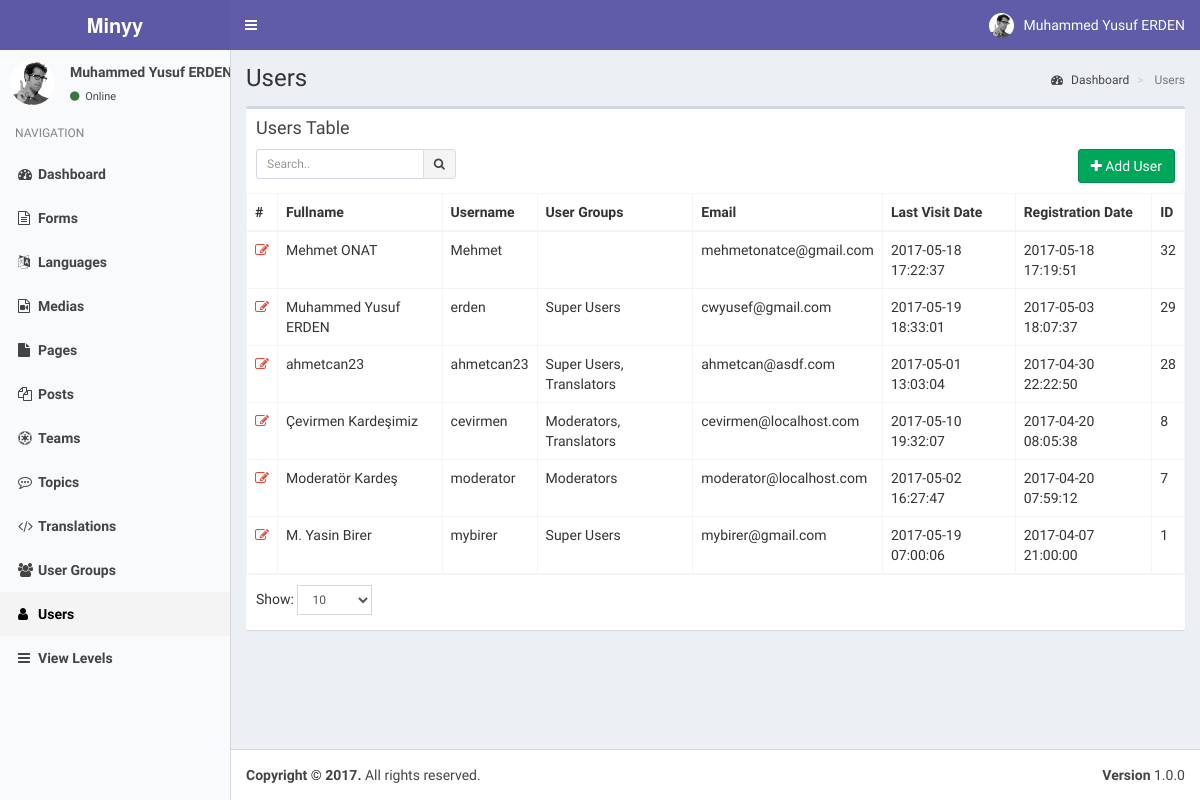
/index.php?controller=module&action=users (signed in), run on an earlier commit of the app's database.
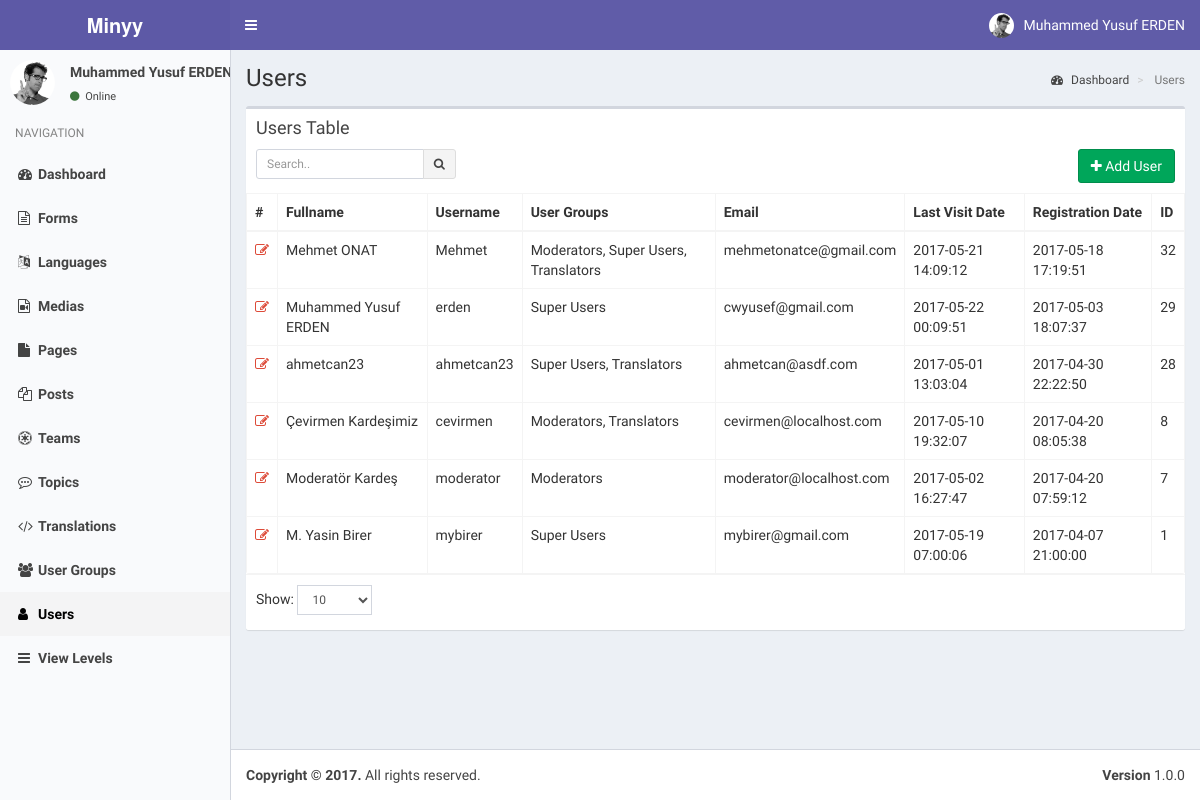
And on a later commit of the database.
### tables this page shows
CREATE TABLE IF NOT EXISTS `users` (
  `pk_user_id` int(11) NOT NULL AUTO_INCREMENT,
  `username` varchar(50) NOT NULL,
  `password` varchar(50) NOT NULL,
  `email` varchar(75) NOT NULL,
  `last_visit` timestamp NOT NULL DEFAULT CURRENT_TIMESTAMP,
  `fullname` varchar(50) DEFAULT NULL,
  `registration_date` timestamp NULL DEFAULT CURRENT_TIMESTAMP,
  PRIMARY KEY (`pk_user_id`)
);

CREATE TABLE IF NOT EXISTS `modules` (
  `pk_module_id` int(11) NOT NULL AUTO_INCREMENT,
  `name` varchar(20) NOT NULL,
  `icon` varchar(30) DEFAULT NULL,
  `module_key` varchar(20) NOT NULL,
  `does` text,
  `params` text,
  PRIMARY KEY (`pk_module_id`)
);

### helpers/view_helper.php (called while the page is built, shortened)
<?php
class ViewHelper
{
    private static $__layout='public';
    public static function getView($viewFolder,$viewFile){
        Functions::requireFile('views/'.$viewFolder,$viewFile.'.php');
    }
    public static function setLayout($layout){
        self::$__layout=$layout;
    }
    public static function getHeader(){
        require_once('views/'.self::$__layout.'_header.php');
    }
}
?>

### controllers/users_controller.php (called while the page is built, shortened)
<?php
class UsersController implements ModuleInterface
{
    public static function getList($params=array()) {
        $search_term=isset($_GET['search_term']) ? Functions::clearString($_GET['search_term']) : "";
        $order_by=isset($_GET['order_by']) && !empty($_GET['order_by']) ? strtolower(Functions::clearString($_GET['order_by'])) : "id";
        $order_dir=isset($_GET['order_dir']) && !empty($_GET['order_dir']) ? strtolower(Functions::clearString($_GET['order_dir'])) : "desc";
        $limit=isset($_GET['limit']) && !empty($_GET['limit']) ? (int) Functions::clearString($_GET['limit']) : 20;
        $page=isset($_GET['page']) && !empty($_GET['page']) ? (int) Functions::clearString($_GET['page']) : 1;
        $offset=($page-1)*$limit;
        $params=[
            "search_term"=>$search_term,
            "order_by"=>$order_by,
            "order_dir"=>$order_dir,
            "limit"=>$limit,
            "offset"=>$offset
        ];
        $objList = Users::getObjList($params);
        $gparams=[
            "search_term"=>"",
            "order_by"=>"name",
            "order_dir"=>"asc",
            "limit"=>"1000",
            "offset"=>"0"
        ];
        $groupList= UserGroups::getObjList($gparams);
        ViewHelper::getView('users','users');
    }
}
?>

### index.php (called while the page is built, shortened)
<?php
require_once('helpers/view_helper.php');
require_once('helpers/functions_helper.php');
require_once('helpers/module_helper.php');
require_once('models/users_model.php');
require_once('models/user_groups_model.php');
require_once('models/view_levels_model.php');
require_once('routes.php');

### models/users_model.php (called while the page is built, shortened)
<?php
class Users implements DatabaseObject {
    public $groups;
    public function __construct($pk_user_id,$username,$password,$email,$last_visit,$fullname,$registration_date){
        $this->fullname=$fullname;
        $this->groups=$this->getUserGroups($pk_user_id);
        $this->modules=$this->getUserModules($pk_user_id);
    }
    public static function getObjList($params){
        $list = [];
        $order_dirs=array("desc","asc");
        $key=array_search($params["order_dir"],$order_dirs);
        $order_dir=$order_dirs[($key) ? $key : 0];
        $order_columns=array("pk_user_id", "username", "email", "last_visit", "fullname", "registration_date");
        $key=array_search($params["order_by"],$order_columns);
        $order_by=$order_columns[($key) ? $key : 0];
        $limit=$params["limit"] ? $params["limit"] : "20";
        $offset=$params["offset"] ? $params["offset"] : "0";
        $query="SELECT * FROM users";
        $query.=" ORDER BY $order_by $order_dir LIMIT :offset , :limit";
        $db = Db::getInstance();
        $req = $db->prepare($query);
        $req->bindValue(':limit', intval($limit), PDO::PARAM_INT);
        $req->bindValue(':offset', intval($offset), PDO::PARAM_INT);
        $req->execute();
        foreach($req->fetchAll() as $obj) {
            $list[] = new Users( $obj['pk_user_id'],
                                $obj['username'],
                                $obj['password'],
                                $obj['email'],
                                $obj['last_visit'],
                                $obj['fullname'],
                                $obj['registration_date']);
        }
        return $list;
    }
    public static function getObj($id){
        try{
            $db = Db::getInstance();
            $id = intval($id);
            $req = $db->prepare('SELECT * FROM users WHERE pk_user_id = :pk_user_id');
            $req->execute(array('pk_user_id' => $id));
            $obj = $req->fetch();
            if($obj){
                return new Users( $obj['pk_user_id'],
                                    $obj['username'],
                                    $obj['password'],
                                    $obj['email'],
                                    $obj['last_visit'],
                                    $obj['fullname'],
                                    $obj['registration_date']);
            }
            else{
                return [];
            }
        }
        catch (PDOException $e){
            return $e->getMessage();
        }
    }
    public function getUserGroups($id){
        try{
            $db = Db::getInstance();
            $id = intval($id);
            $req = $db->prepare('SELECT * FROM user_usergroup_map WHERE pk_user_id = :pk_user_id');
            $req->execute(array('pk_user_id' => $id));
            $list=[];
            foreach($req->fetchAll() as $obj) {
                $list[]= $obj['pk_group_id'];
            }
            return $list;
        }
        catch (PDOException $e){
            return $e->getMessage();
        }
    }
    public function getUserModules(){
        $modules=[];
        $params=[
            "search_term"=>"",
            "order_by"=>"name",
            "order_dir"=>"asc",
            "limit"=>"1000",
            "offset"=>"0"
        ];
        $viewLevels=ViewLevels::getObjList($params);
        foreach($viewLevels as $viewObj){
            $voGroups=json_decode($viewObj->groups);
            $voModules=json_decode($viewObj->modules,true);
            foreach($this->groups as $uoGroup){
                if(in_array($uoGroup,$voGroups)){
                    $keys = array_keys($voModules);
                    foreach($keys as $key){
                        if(array_key_exists($key,$modules)){
                            $temp=array_merge($modules[$key],$voModules[$key]);
                            $modules[$key]=array_unique($temp);
                        }
                        else{
                            $modules[$key]=$voModules[$key];
                        }
                    }
                }
            }
        }
        ksort($modules);
        return $modules;
    }
}

### models/view_levels_model.php (called while the page is built, shortened)
<?php
class ViewLevels implements DatabaseObject {
    public function __construct($pk_view_level_id,$title,$groups,$modules){
        $this->groups=$groups;
        $this->modules=$modules;
    }
    public static function getObjList($params){
        $list = [];
        $order_dirs=array("desc","asc");
        $key=array_search($params["order_dir"],$order_dirs);
        $order_dir=$order_dirs[($key) ? $key : 0];
        $order_columns=array("pk_view_level_id", "title");
        $key=array_search($params["order_by"],$order_columns);
        $order_by=$order_columns[($key) ? $key : 0];
        $limit=$params["limit"] ? $params["limit"] : "20";
        $offset=$params["offset"] ? $params["offset"] : "0";
        $query="SELECT * FROM view_levels";
        $query.=" ORDER BY $order_by $order_dir LIMIT :offset , :limit";
        $db = Db::getInstance();
        $req = $db->prepare($query);
        $req->bindValue(':limit', intval($limit), PDO::PARAM_INT);
        $req->bindValue(':offset', intval($offset), PDO::PARAM_INT);
        $req->execute();
        foreach($req->fetchAll() as $obj) {
            $list[] = new ViewLevels( $obj['pk_view_level_id'],
                                $obj['title'],
                                $obj['groups'],
                                $obj['modules']);
        }
        return $list;
    }
}

### helpers/module_helper.php (called while the page is built, shortened)
<?php
class ModuleHelper
{
    public static function getModules(){
        try{
            $db = Db::getInstance();
            $req = $db->prepare('SELECT * FROM modules');
            $req->execute();
            $res=$req->fetchAll(PDO::FETCH_ASSOC);
            $returnArray=[];
            foreach($res as $obj){
                $returnArray[$obj['module_key']]=$obj;
            }
            return $returnArray;
        }
        catch(PDOException $e){
            return [];
            var_dump($e);
            die('Die...');
        }
    }
}
?>

### models/user_groups_model.php (called while the page is built, shortened)
<?php
class UserGroups implements DatabaseObject {
    public function __construct($pk_group_id,$name){
        $this->name=$name;
    }
    public static function getObjList($params){
        $list = [];
        $order_dirs=array("desc","asc");
        $key=array_search($params["order_dir"],$order_dirs);
        $order_dir=$order_dirs[($key) ? $key : 0];
        $order_columns=array("pk_group_id", "name");
        $key=array_search($params["order_by"],$order_columns);
        $order_by=$order_columns[($key) ? $key : 0];
        $limit=$params["limit"] ? $params["limit"] : "20";
        $offset=$params["offset"] ? $params["offset"] : "0";
        $query="SELECT * FROM user_groups";
        $query.=" ORDER BY $order_by $order_dir LIMIT :offset , :limit";
        $db = Db::getInstance();
        $req = $db->prepare($query);
        $req->bindValue(':limit', intval($limit), PDO::PARAM_INT);
        $req->bindValue(':offset', intval($offset), PDO::PARAM_INT);
        $req->execute();
        foreach($req->fetchAll() as $obj) {
            $list[] = new UserGroups( $obj['pk_group_id'],
                                $obj['name']);
        }
        return $list;
    }
}

### views/users/users.php (the view, shortened to what the rows shown need)
<?php ViewHelper::getHeader(); ?>
<?php
    global $objList;
    global $params;
    global $groupList;
?>
<section class="content-header">
    <h1>
    </h1>
    <ol class="breadcrumb">
    <li><a href="index.php"><i class="fa fa-dashboard"></i> <?php T::__("Dashboard"); ?></a></li>
    <li class="active"> <?php T::__("Users"); ?></li>
    </ol>
</section>
<section class="content">
    <div class="row">
    <div class="col-xs-12">
        <div class="box">
        <div class="box-header">
            <h3 class="box-title"><?php T::__("Users Table"); ?></h3>
            <div class="box-toolbox">
            <form id="search-form">
            <div class="input-group input-group-sm pull-left search-form">
                <input type="text" name="table_search" class="form-control pull-right" placeholder="<?php T::__("Search.."); ?>" <?php echo !empty(Functions::getUrlVariableValue("search_term")) ? "value='".htmlspecialchars(urldecode(Functions::getUrlVariableValue("search_term")))."'" : ""; ?> />
                <div class="input-group-btn">
                <button type="submit" class="btn btn-default"><i class="fa fa-search"></i></button>
                </div>
            </div>
            </form>
            <button type="button" data-toggle="openModal" data-target="#addUserModal" class="btn btn-success pull-right">
                <i class="fa fa-plus"></i> <?php T::__("Add User"); ?>
            </button>
            </div>
        </div>
        <div class="box-body table-responsive no-padding">
            <table class="table table-hover table-bordered">
            <thead>
                <tr>
                    <th>#</th>
                    <th><?php T::__("Fullname"); ?></th>
                    <th><?php T::__("Username"); ?></th>
                    <th><?php T::__("User Groups"); ?></th>
                    <th><?php T::__("Email"); ?></th>
                    <th><?php T::__("Last Visit Date"); ?></th>
                    <th><?php T::__("Registration Date"); ?></th>
                    <th><?php T::__("ID"); ?></th>
                </tr>
            </thead>
            <tbody>
            <?php $i=$params['offset']+1; foreach($objList as $user): ?>
            <tr data-id="<?php echo $user->pk_user_id; ?>">
                <td><a data-toggle="tooltip" title="Düzenle" class="text-red" href="index.php?controller=module&action=users&do=edit&id=<?php echo $user->pk_user_id; ?>"><i class="fa fa-edit"></i></a></td>
                <td class="has-link"><?php echo $user->fullname; ?></td>
                <td class="has-link"><?php echo $user->username; ?></td>
                <td class="has-link">
                    <?php
                        $grpstr=[];
                        foreach($groupList as $groupObj){
                            if(in_array($groupObj->pk_group_id,$user->groups)){
                                $grpstr[]=$groupObj->name;
                            }
                        }
                        echo implode(", ",$grpstr);
                    ?>
                </td>
                <td class="has-link"><?php echo $user->email; ?></td>
                <td class="has-link"><?php echo $user->last_visit; ?></td>
                <td class="has-link"><?php echo $user->registration_date; ?></td>
                <td class="has-link"><?php echo $user->pk_user_id; ?></td>
            </tr>
            <?php endforeach; ?>
            </tbody></table>
        </div>
        <div class="box-footer clearfix">
            <div class="table-length dataTables_length pull-left">
                <label><?php T::__("Show:"); ?>
                    <select name="limit" class="form-control input-sm">
                    <option value="10" <?php echo Functions::getUrlVariableValue("limit")=="10" ? "selected" : ""; ?>>10</option>
                    </select>
                </label>
            </div>
        </div>
        </div>
    </div>
    </div>
</section>

### views/static/header.php (shortened to what the rows shown need)
<?php
global $currentUser;
?>
<a href="index.php" class="logo">
    <span class="logo-lg"><b>Minyy</b></span>
</a>
<nav class="navbar navbar-static-top">
    <a href="#" class="sidebar-toggle" data-toggle="offcanvas" role="button">
    </a>
    <div class="navbar-custom-menu">
    <ul class="nav navbar-nav">
        <li class="dropdown user user-menu">
        <a href="#" class="dropdown-toggle" data-toggle="dropdown">
            <img src="assets/img/user2-160x160.jpg" class="user-image" alt="User Image">
            <span class="hidden-xs"><?php echo $currentUser->fullname; ?></span>
        </a>
            </li>
        </ul>
    </div>
</nav>

### views/static/sidebar.php
<?php
global $currentUser;
global $MODULES;
?>
<section class="sidebar">
    <div class="user-panel">
    <div class="pull-left image">
        <img src="assets/img/user2-160x160.jpg" class="img-circle" alt="User Image">
    </div>
    <div class="pull-left info">
        <p><?php echo $currentUser->fullname; ?></p>
        <a href="#"><i class="fa fa-circle text-success"></i> <?php echo T::__('Online'); ?></a>
    </div>
    </div>
    <ul class="sidebar-menu">
    <li class="header"><?php echo T::__('NAVIGATION'); ?></li>
    <?php
    foreach($currentUser->modules as $module=>$moduleProps):
    ?>
    <li class="<?php echo Functions::isActive($module); ?>">
        <a href="index.php?controller=module&action=<?php echo $module; ?>"><i class="fa <?php echo $MODULES[$module]["icon"]; ?>"></i><span><?php echo $MODULES[$module]["name"]; ?></span></a>
    </li>
    <?php endforeach; ?>
    </ul>
</section>

What changed in the data, as far as the page shows it:
changed users "Muhammed Yusuf ERDEN": last_visit "2017-05-19 18:33:01" → "2017-05-22 00:09:51"
changed users "Mehmet ONAT": grpstr (not shown) → "Moderators, Super Users, Translators"; last_visit "2017-05-18 17:22:37" → "2017-05-21 14:09:12"
